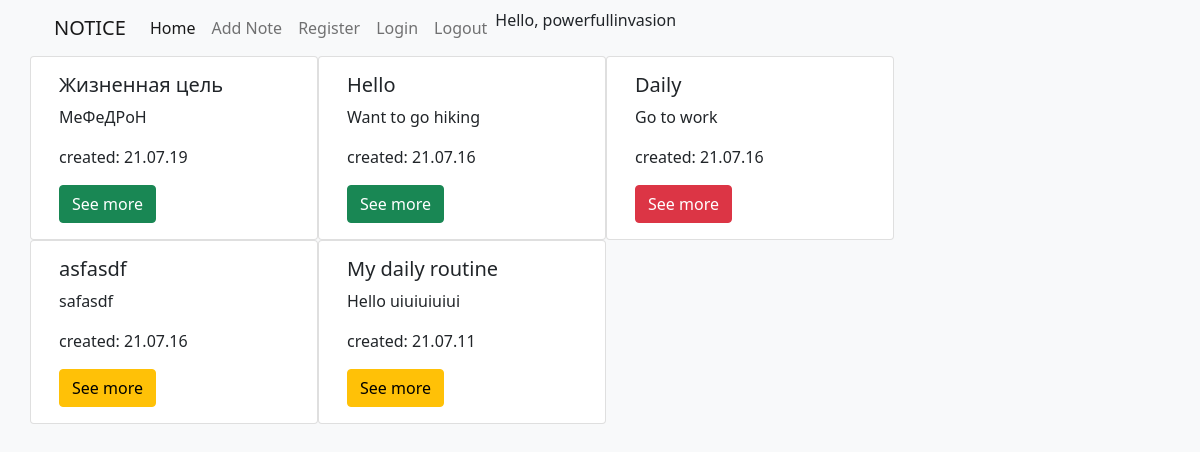
The app's page / (signed in) with its own data.
### note/models.py (models this page shows, shortened)
class Note(models.Model):
    title = models.CharField(max_length=50, verbose_name="Title")
    text = models.TextField(verbose_name="Text")
    created_at = models.DateTimeField(auto_now_add=True, verbose_name="Дата создания заметки")
    IMP_STATUS = (
        ('v', 'Very important'),
        ('i', 'Important'),
        ('n', 'Not important')
    )
    importance = models.CharField(max_length=1, choices=IMP_STATUS, blank=True,default='n', help_text='Importance')
    class Meta:
        ordering = ['-created_at']
    def get_absolute_url(self):
        return reverse('detail_page', kwargs={'pk': self.pk})

### note/views.py (the view, shortened to what this page needs)
# urls.py: path('', NoteHome.as_view(), name='home'),
class NoteHome(ListView):
    model = Note
    template_name = "note/index.html"

### note/templates/note/index.html
{% extends 'base.html' %}
{% block board %}
{% for note in object_list %}
<div class="card" style="width: 18rem;">
    <div class="card-body" class="this-card">
        <h5 class="card-title">{{ note.title }}</h5>
        <p class="card-text">{{ note.text }}</p>
        <p class="card-text">created: {{ note.created_at| date:'y.m.d' }}</p>
        {% if note.importance == "v" %}
        <a href="{{ note.get_absolute_url }}" class="btn btn-danger">See more</a>
        {% endif %}
        {% if note.importance == "i" %}
        <a href="{{ note.get_absolute_url }}" class="btn btn-warning">See more</a>
        {% endif %}
        {% if note.importance == "n" %}
        <a href="{{ note.get_absolute_url }}" class="btn btn-success">See more</a>
        {% endif %}
    </div>
</div>
{% endfor %}
{% endblock %}

### templates/inc/_nav.html (shortened to what this page needs)
<nav class="navbar navbar-expand-lg navbar-light bg-light">
  <div class="container-fluid">
    <a class="navbar-brand" href="{% url 'home' %}">NOTICE</a>
    <div class="collapse navbar-collapse" id="navbarNav">
      <ul class="navbar-nav">
        <li class="nav-item">
          <a class="nav-link active" aria-current="page" href="{% url 'home' %}">Home</a>
        </li>
        <li class="nav-item">
          <a class="nav-link" href="{% url 'adding_page' %}">Add Note</a>
        </li>
        <li class="nav-item">
          <a class="nav-link" href="{% url 'register_page' %}">Register</a>
        </li>
        <li class="nav-item">
          <a class="nav-link" href="{% url 'login_page' %}">Login</a>
        </li>
        <li class="nav-item">
          <a class="nav-link" href="{% url 'logout_page' %}">Logout</a>
        </li>
        <li class="nav-item"><a> Hello, {{ request.user}}</a></li>
      </ul>
    </div>
  </div>
</nav>

### templates/base.html (style rules this page uses)
body { background-color: #F8F9FA; }

### records on screen
Note: title "Жизненная цель", text "МеФеДРоН", created_at "21.07.19"
Note: title "Hello", text "Want to go hiking", created_at "21.07.16"
Note: title "Daily", text "Go to work", created_at "21.07.16"
Note: title "asfasdf", text "safasdf", created_at "21.07.16"
Note: title "My daily routine", text "Hello uiuiuiuiui", created_at "21.07.11"

### other values on screen
{{ request.user }} "powerfullinvasion"
